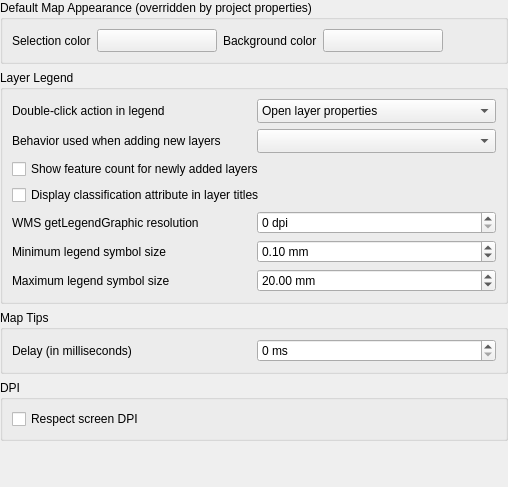
             <widget class="QWidget" name="mOptionsScrollAreaContents_06">
              <property name="geometry">
               <rect>
                <x>0</x>
                <y>0</y>
                <width>508</width>
                <height>487</height>
               </rect>
              </property>
              <layout class="QVBoxLayout" name="verticalLayout_25">
               <property name="leftMargin">
                <number>0</number>
               </property>
               <property name="topMargin">
                <number>0</number>
               </property>
               <property name="rightMargin">
                <number>0</number>
               </property>
               <property name="bottomMargin">
                <number>0</number>
               </property>
               <item>
                <widget class="QgsCollapsibleGroupBox" name="groupBox_9">
                 <property name="title">
                  <string>Default Map Appearance (overridden by project properties)</string>
                 </property>
                 <layout class="QGridLayout" name="gridLayout_7">
                  <item row="0" column="4">
                   <widget class="QgsColorButton" name="pbnCanvasColor">
                    <property name="sizePolicy">
                     <sizepolicy hsizetype="Fixed" vsizetype="Fixed">
                      <horstretch>0</horstretch>
                      <verstretch>0</verstretch>
                     </sizepolicy>
                    </property>
                    <property name="minimumSize">
                     <size>
                      <width>120</width>
                      <height>0</height>
                     </size>
                    </property>
                    <property name="maximumSize">
                     <size>
                      <width>120</width>
                      <height>16777215</height>
                     </size>
                    </property>
                    <property name="text">
                     <string/>
                    </property>
                   </widget>
                  </item>
                  <item row="0" column="6">
                   <spacer name="horizontalSpacer_28">
                    <property name="orientation">
                     <enum>Qt::Horizontal</enum>
                    </property>
                    <property name="sizeHint" stdset="0">
                     <size>
                      <width>40</width>
                      <height>20</height>
                     </size>
                    </property>
                   </spacer>
                  </item>
                  <item row="0" column="3">
                   <widget class="QLabel" name="label">
                    <property name="sizePolicy">
                     <sizepolicy hsizetype="Maximum" vsizetype="Preferred">
                      <horstretch>0</horstretch>
                      <verstretch>0</verstretch>
                     </sizepolicy>
                    </property>
                    <property name="text">
                     <string>Background color</string>
                    </property>
                   </widget>
                  </item>
                  <item row="0" column="0">
                   <widget class="QLabel" name="textLabel1_9">
                    <property name="sizePolicy">
                     <sizepolicy hsizetype="Maximum" vsizetype="Preferred">
                      <horstretch>0</horstretch>
                      <verstretch>0</verstretch>
                     </sizepolicy>
                    </property>
                    <property name="text">
                     <string>Selection color</string>
                    </property>
                   </widget>
                  </item>
                  <item row="0" column="1">
                   <widget class="QgsColorButton" name="pbnSelectionColor">
                    <property name="sizePolicy">
                     <sizepolicy hsizetype="Fixed" vsizetype="Fixed">
                      <horstretch>0</horstretch>
                      <verstretch>0</verstretch>
                     </sizepolicy>
                    </property>
                    <property name="minimumSize">
                     <size>
                      <width>120</width>
                      <height>0</height>
                     </size>
                    </property>
                    <property name="maximumSize">
                     <size>
                      <width>120</width>
                      <height>16777215</height>
                     </size>
                    </property>
                    <property name="text">
                     <string/>
                    </property>
                   </widget>
                  </item>
                 </layout>
                </widget>
               </item>
               <item>
                <widget class="QgsCollapsibleGroupBox" name="mLegendGrpBx">
                 <property name="minimumSize">
                  <size>
                   <width>0</width>
                   <height>0</height>
                  </size>
                 </property>
                 <property name="title">
                  <string>Layer Legend</string>
                 </property>
                 <layout class="QGridLayout" name="gridLayout_35">
                  <item row="0" column="0">
                   <widget class="QLabel" name="label_15">
                    <property name="text">
                     <string>Double-click action in legend</string>
                    </property>
                   </widget>
                  </item>
                  <item row="0" column="1">
                   <widget class="QComboBox" name="cmbLegendDoubleClickAction">
                    <property name="sizeAdjustPolicy">
                     <enum>QComboBox::AdjustToMinimumContentsLengthWithIcon</enum>
                    </property>
                    <item>
                     <property name="text">
                      <string>Open layer properties</string>
                     </property>
                    </item>
                    <item>
                     <property name="text">
                      <string>Open attribute table</string>
                     </property>
                    </item>
                    <item>
                     <property name="text">
                      <string>Open layer styling dock</string>
                     </property>
                    </item>
                   </widget>
                  </item>
                  <item row="1" column="0">
                   <widget class="QLabel" name="mLayerTreeInsertionMethodLabel">
                    <property name="text">
                     <string>Behavior used when adding new layers</string>
                    </property>
                   </widget>
                  </item>
                  <item row="1" column="1">
                   <widget class="QComboBox" name="mLayerTreeInsertionMethod">
                    <property name="sizeAdjustPolicy">
                     <enum>QComboBox::AdjustToMinimumContentsLengthWithIcon</enum>
                    </property>
                   </widget>
                  </item>
                  <item row="2" column="0" colspan="2">
                   <widget class="QCheckBox" name="mShowFeatureCountByDefaultCheckBox">
                    <property name="text">
                     <string>Show feature count for newly added layers</string>
                    </property>
                   </widget>
                  </item>
                  <item row="3" column="0" colspan="2">
                   <widget class="QCheckBox" name="cbxLegendClassifiers">
                    <property name="text">
                     <string>Display classification attribute in layer titles</string>
                    </property>
                   </widget>
                  </item>
                  <item row="4" column="0">
                   <widget class="QLabel" name="label_58">
                    <property name="text">
                     <string>WMS getLegendGraphic resolution</string>
                    </property>
                   </widget>
                  </item>
                  <item row="4" column="1">
                   <widget class="QgsSpinBox" name="mLegendGraphicResolutionSpinBox">
                    <property name="toolTip">
                     <string extracomment="MAP_RESOLUTION or DPI value overloading getMap default value (set 0 to use default)"/>
                    </property>
                    <property name="suffix">
                     <string> dpi</string>
                    </property>
                    <property name="minimum">
                     <number>0</number>
                    </property>
                    <property name="maximum">
                     <number>1000000</number>
                    </property>
                   </widget>
                  </item>
                  <item row="5" column="0">
                   <widget class="QLabel" name="labelLegendSymbolMinimumSize">
                    <property name="text">
                     <string>Minimum legend symbol size</string>
                    </property>
                   </widget>
                  </item>
                  <item row="5" column="1">
                   <widget class="QgsDoubleSpinBox" name="mLegendSymbolMinimumSizeSpinBox">
                    <property name="sizePolicy">
                     <sizepolicy hsizetype="Preferred" vsizetype="Fixed">
                      <horstretch>0</horstretch>
                      <verstretch>0</verstretch>
                     </sizepolicy>
                    </property>
                    <property name="toolTip">
                     <string extracomment="(set value to 0 to skip minimum size)"/>
                    </property>
                    <property name="suffix">
                     <string> mm</string>
                    </property>
                    <property name="decimals">
                     <number>2</number>
                    </property>
                    <property name="maximum">
                     <double>999.000000000000000</double>
                    </property>
                    <property name="singleStep">
                     <double>0.200000000000000</double>
                    </property>
                    <property name="value">
                     <double>0.100000000000000</double>
                    </property>
                    <property name="showClearButton">
                     <bool>true</bool>
                    </property>
                   </widget>
                  </item>
                  <item row="6" column="0">
                   <widget class="QLabel" name="labelLegendSymbolMaximumSize">
                    <property name="text">
                     <string>Maximum legend symbol size</string>
                    </property>
                   </widget>
                  </item>
                  <item row="6" column="1">
                   <widget class="QgsDoubleSpinBox" name="mLegendSymbolMaximumSizeSpinBox">
                    <property name="sizePolicy">
                     <sizepolicy hsizetype="Preferred" vsizetype="Fixed">
                      <horstretch>0</horstretch>
                      <verstretch>0</verstretch>
                     </sizepolicy>
                    </property>
                    <property name="toolTip">
                     <string extracomment="(set value to 0 to skip maximum size)"/>
                    </property>
                    <property name="suffix">
                     <string> mm</string>
                    </property>
                    <property name="decimals">
                     <number>2</number>
                    </property>
                    <property name="maximum">
                     <double>999.000000000000000</double>
                    </property>
                    <property name="singleStep">
                     <double>0.200000000000000</double>
                    </property>
                    <property name="value">
                     <double>20.000000000000000</double>
                    </property>
                    <property name="showClearButton">
                     <bool>true</bool>
                    </property>
                   </widget>
                  </item>
                 </layout>
                </widget>
               </item>
               <item>
                <widget class="QgsCollapsibleGroupBox" name="groupBox_12">
                 <property name="title">
                  <string>Map Tips</string>
                 </property>
                 <layout class="QGridLayout" name="gridLayout_40">
                  <item row="0" column="0">
                   <widget class="QLabel" name="textLabel1_16">
                    <property name="text">
                     <string>Delay (in milliseconds)</string>
                    </property>
                   </widget>
                  </item>
                  <item row="0" column="1">
                   <widget class="QgsSpinBox" name="mMapTipsDelaySpinBox">
                    <property name="toolTip">
                     <string extracomment="MAP_RESOLUTION or DPI value overloading getMap default value (set 0 to use default)"/>
                    </property>
                    <property name="suffix">
                     <string> ms</string>
                    </property>
                    <property name="minimum">
                     <number>0</number>
                    </property>
                    <property name="maximum">
                     <number>1000000</number>
                    </property>
                   </widget>
                  </item>
                 </layout>
                </widget>
               </item>
               <item>
                <widget class="QgsCollapsibleGroupBox" name="groupBox_32">
                 <property name="title">
                  <string>DPI</string>
                 </property>
                 <layout class="QGridLayout" name="gridLayout_381">
                  <item row="0" column="0">
                   <widget class="QCheckBox" name="mRespectScreenDpiCheckBox">
                    <property name="toolTip">
                     <string>&lt;html&gt;&lt;head/&gt;&lt;body&gt;&lt;p&gt;If respect screen DPI is activated, symbology on the map canvas will be rendered with appropriate screen DPI. This means that a symbol with 1mm size will be rendered with 1mm size on every screen (provided it is configured correctly at the system).&lt;/p&gt;&lt;p&gt;&lt;span style=&quot; font-weight:600;&quot;&gt;Note:&lt;/span&gt;&lt;/p&gt;&lt;p&gt;If disabled, this will activate legacy behavior (QGIS &amp;lt;= 3.20) and will render symbology on the map canvas smaller on HiDPI screens.&lt;/p&gt;&lt;p&gt;Requires a restart&lt;/p&gt;&lt;/body&gt;&lt;/html&gt;</string>
                    </property>
                    <property name="text">
                     <string>Respect screen DPI</string>
                    </property>
                   </widget>
                  </item>
                 </layout>
                </widget>
               </item>
               <item>
                <spacer>
                 <property name="orientation">
                  <enum>Qt::Vertical</enum>
                 </property>
                 <property name="sizeHint" stdset="0">
                  <size>
                   <width>20</width>
                   <height>40</height>
                  </size>
                 </property>
                </spacer>
               </item>
              </layout>
             </widget>
